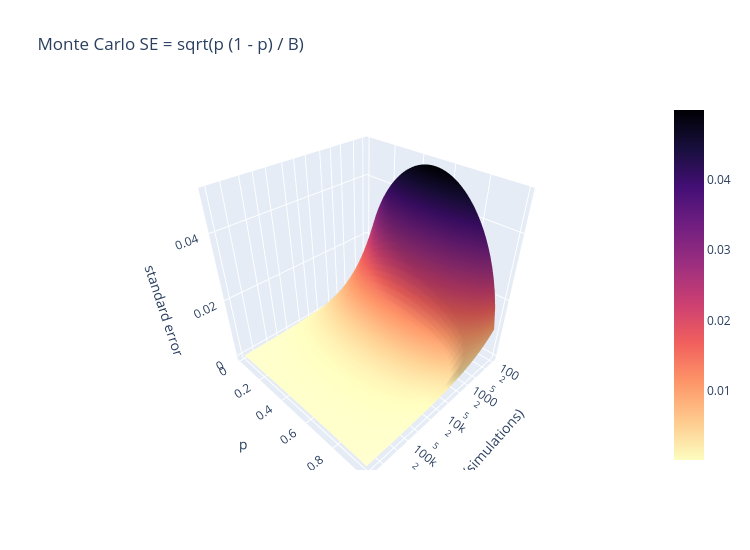

Write notebook code for a chart like this one.
### Markdown cell above
### 8.3 Interactive Plotly version of 8.2
Hover to read the standard error for any (p, B).

### Code cell
fig = go.Figure(go.Surface(x=B_axis, y=p_axis, z=SE, colorscale="Magma", reversescale=True))
fig.update_layout(title="Monte Carlo SE = sqrt(p (1 - p) / B)", width=750, height=550,
                  scene=dict(xaxis_title="B (simulations)", yaxis_title="p", zaxis_title="standard error", xaxis_type="log"))
fig.show()

### Figure 1 — Plotly figure (JSON) as saved in the notebook; plotly's stock layout.template omitted (floating-point values rounded to 4 significant figures; data arrays with more than 128 entries replaced by an {"elided": "..."} marker saying what was removed)
{"data": [{"colorscale": [[0.0, "#000004"], [0.1111, "#180f3d"], [0.2222, "#440f76"], [0.3333, "#721f81"], [0.4444, "#9e2f7f"], [0.5556, "#cd4071"], [0.6667, "#f1605d"], [0.7778, "#fd9668"], [0.8889, "#feca8d"], [1.0, "#fcfdbf"]], "reversescale": true, "type": "surface", "x": [100.0, 120.7, 145.6, 175.8, 212.1, 256.0, 308.9, 372.8, 449.8, 542.9, 655.1, 790.6, 954.1, 1151.0, 1389.0, 1677.0, 2024.0, 2442.0, 2947.0, 3556.0, 4292.0, 5179.0, 6251.0, 7543.0, 9103.0, 10990.0, 13260.0, 16000.0, 19310.0, 23300.0, 28120.0, 33930.0, 40950.0, 49420.0, 59640.0, 71970.0, 86850.0, 104800.0, 126500.0, 152600.0, 184200.0, 222300.0, 268300.0, 323700.0, 390700.0, 471500.0, 569000.0, 686600.0, 828600.0, 1000000.0], "y": [0.01, 0.03, 0.05, 0.07, 0.09, 0.11, 0.13, 0.15, 0.17, 0.19, 0.21, 0.23, 0.25, 0.27, 0.29, 0.31, 0.33, 0.35, 0.37, 0.39, 0.41, 0.43, 0.45, 0.47, 0.49, 0.51, 0.53, 0.55, 0.57, 0.59, 0.61, 0.63, 0.65, 0.67, 0.69, 0.71, 0.73, 0.75, 0.77, 0.79, 0.81, 0.83, 0.85, 0.87, 0.89, 0.91, 0.93, 0.95, 0.97, 0.99], "z": {"elided": "50x50 float values"}}], "layout": {"height": 550, "scene": {"xaxis": {"title": {"text": "B (simulations)"}, "type": "log"}, "yaxis": {"title": {"text": "p"}}, "zaxis": {"title": {"text": "standard error"}}}, "title": {"text": "Monte Carlo SE = sqrt(p (1 - p) / B)"}, "width": 750}}
